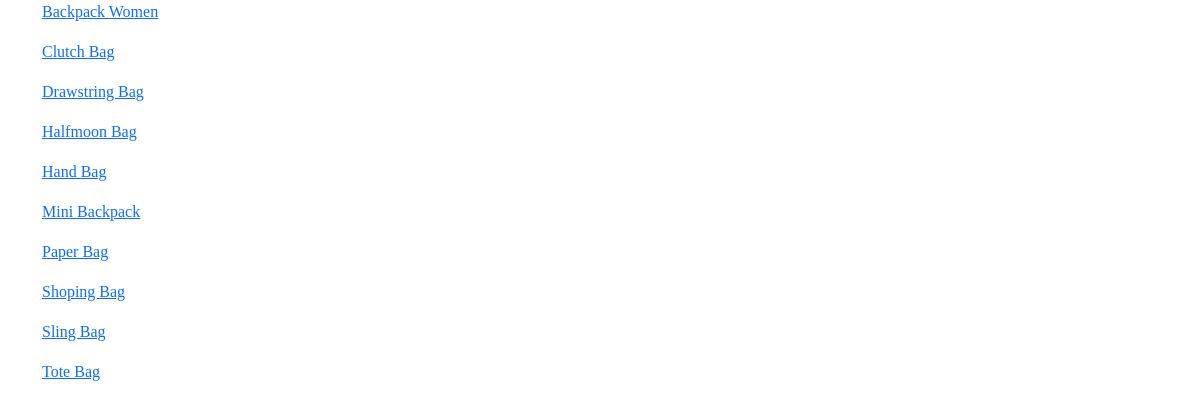
The app's page /latihan4c.php/index.php with its own data.
### tables this page shows
CREATE TABLE `products` (
  `id` int(11) NOT NULL,
  `picture` varchar(50) NOT NULL,
  `name` varchar(100) NOT NULL,
  `brand` varchar(100) NOT NULL,
  `description` varchar(100) NOT NULL,
  `category` varchar(100) NOT NULL,
  `price` varchar(100) NOT NULL
);

### latihan4c.php/php/function.php (called while the page is built, shortened)
<?php
function koneksi()
{
    $conn = mysqli_connect("localhost", "root", "");
    mysqli_select_db($conn, "pw_tubes_203040166");
    return $conn;
}
function query($sql)
{
    $conn = koneksi();
    $result = mysqli_query($conn, "$sql");
    while ($row  = mysqli_fetch_assoc($result)) {
        $rows[] = $row;
    }
    return $rows;
}
?>

### latihan4c.php/index.php (the view, shortened to what this page needs)
<?php
require 'php/function.php';
$products = query("SELECT * FROM products");
?>
<!DOCTYPE html>
<html lang="en">
<head>
    <link rel="stylesheet" href="css/style.css">
    <link href="https://cdn.jsdelivr.net/npm/bootstrap@5.0.0-beta2/dist/css/bootstrap.min.css" rel="stylesheet">
</head>
<body>
    <div class="container">
        <?php foreach ($products as $p) : ?>
            <p class="nama">
                <a href="php/detail.php?id=<?= $p['id'] ?>">
                    <?= $p["name"] ?>
            </p>
            <?php endforeach ?>
    </div>
</body>
</html>

### latihan4c.php/css/style.css (style rules this page uses)
.container { font-family: 'AkayaTelivigala-Regular'; }

### records on screen
products: name "Backpack Women"
products: name "Clutch Bag"
products: name "Drawstring Bag"
products: name "Halfmoon Bag"
products: name "Hand Bag"
products: name "Mini Backpack"
products: name "Paper Bag"
products: name "Shoping Bag"
products: name "Sling Bag"
products: name "Tote Bag"
